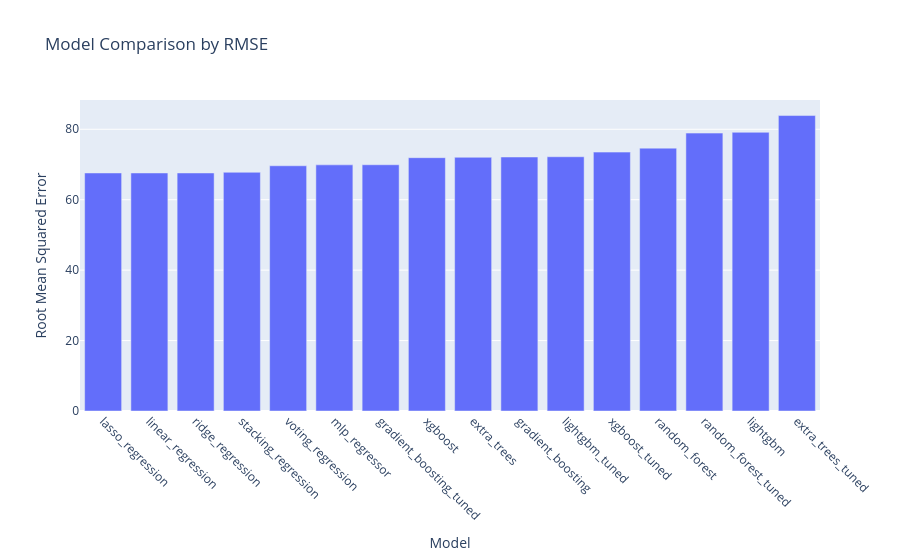

The notebook cell saved with this chart:
### Code cell
# Visualizing RMSE comparison

fig = px.bar(
    rmse_comparison,
    x='Model',
    y='RMSE',
    title='Model Comparison by RMSE',
    labels={
        'Model': 'Model',
        'RMSE': 'Root Mean Squared Error'
    }
)

fig.update_xaxes(tickangle=45)

fig.show()

### Figure 1 — Plotly figure (JSON) as saved in the notebook; plotly's stock layout.template omitted (floating-point values rounded to 4 significant figures)
{"data": [{"hovertemplate": "Model=%{x}<br>Root Mean Squared Error=%{y}<extra></extra>", "legendgroup": "", "marker": {"color": "#636efa", "pattern": {"shape": ""}}, "name": "", "orientation": "v", "showlegend": false, "textposition": "auto", "type": "bar", "x": ["lasso_regression", "linear_regression", "ridge_regression", "stacking_regression", "voting_regression", "mlp_regressor", "gradient_boosting_tuned", "xgboost", "extra_trees", "gradient_boosting", "lightgbm_tuned", "xgboost_tuned", "random_forest", "random_forest_tuned", "lightgbm", "extra_trees_tuned"], "xaxis": "x", "y": [67.59, 67.59, 67.59, 67.78, 69.63, 69.89, 69.92, 71.93, 72.04, 72.12, 72.19, 73.51, 74.64, 78.91, 79.13, 83.89], "yaxis": "y"}], "layout": {"barmode": "relative", "legend": {"tracegroupgap": 0}, "title": {"text": "Model Comparison by RMSE"}, "xaxis": {"anchor": "y", "domain": [0, 1], "tickangle": 45, "title": {"text": "Model"}}, "yaxis": {"anchor": "x", "domain": [0, 1], "title": {"text": "Root Mean Squared Error"}}}}
